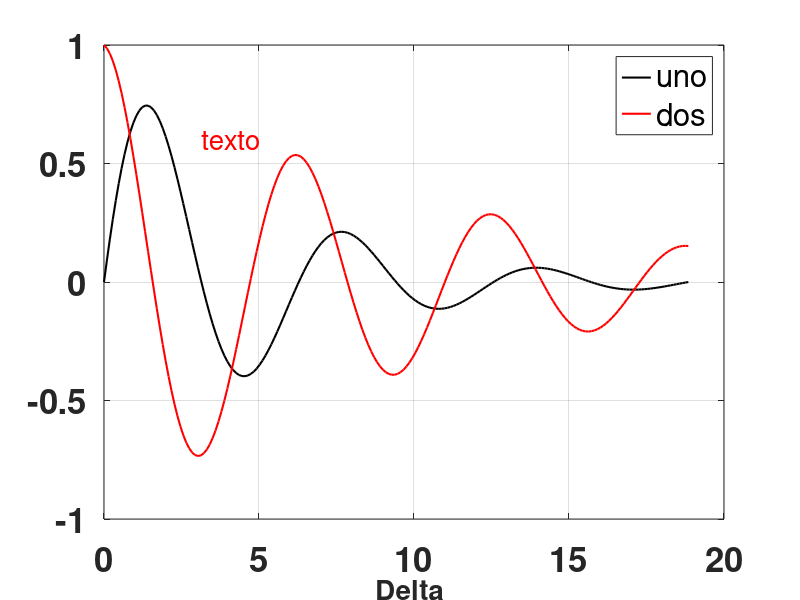

This chart was generated by the following MATLAB code:
x=linspace(0,6*pi,200);
y1=sin(x).*exp(-0.2*x);
y2=cos(x).*exp(-0.1*x);
plot(x,y1,'k-','linewidth',1.5);
hold on
plot(x,y2,'r-','linewidth',1.5);
hold off
set(gca,'Fontsize',25,'Fontweight','bold')
xlabel('Delta ','Fontsize',20,'Fontweight','bold')
legend('uno','dos')
grid on
text(pi,0.6,'texto','FontSize',20,'color','r')
